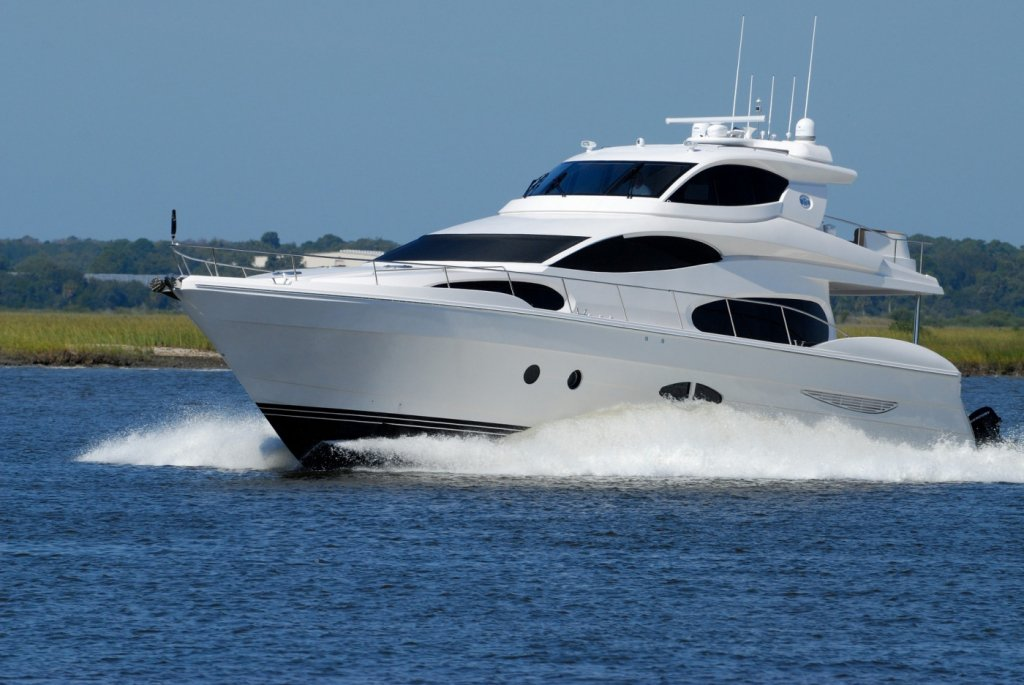
#> input picture Resources/boat.jpg, 1024 x 685 px
$ python chapter7.py
#> lines starting #> are read from the running program, lines starting #| are printed output that depends on the picture; after the words box and inside, x2 and y2 are one past the last pixel; in counts of white or black regions, pixels touching at a corner belong together
import cv2
import numpy as np


def empty(a):
    pass


def stackImages(scale, imgArray):
    rows = len(imgArray)
    cols = len(imgArray[0])
    rowsAvailable = isinstance(imgArray[0], list)
    width = imgArray[0][0].shape[1]
    height = imgArray[0][0].shape[0]
    if rowsAvailable:
        for x in range(0, rows):
            for y in range(0, cols):
                if imgArray[x][y].shape[:2] == imgArray[0][0].shape[:2]:
                    imgArray[x][y] = cv2.resize(imgArray[x][y], (0, 0), None, scale, scale)
                else:
                    imgArray[x][y] = cv2.resize(imgArray[x][y], (imgArray[0][0].shape[1], imgArray[0][0].shape[0]),
                                                None, scale, scale)
                if len(imgArray[x][y].shape) == 2: imgArray[x][y] = cv2.cvtColor(imgArray[x][y], cv2.COLOR_GRAY2BGR)
        imageBlank = np.zeros((height, width, 3), np.uint8)
        hor = [imageBlank] * rows
        hor_con = [imageBlank] * rows
        for x in range(0, rows):
            hor[x] = np.hstack(imgArray[x])
        ver = np.vstack(hor)
    else:
        for x in range(0, rows):
            if imgArray[x].shape[:2] == imgArray[0].shape[:2]:
                imgArray[x] = cv2.resize(imgArray[x], (0, 0), None, scale, scale)
            else:
                imgArray[x] = cv2.resize(imgArray[x], (imgArray[0].shape[1], imgArray[0].shape[0]), None, scale, scale)
            if len(imgArray[x].shape) == 2: imgArray[x] = cv2.cvtColor(imgArray[x], cv2.COLOR_GRAY2BGR)
        hor = np.hstack(imgArray)
        ver = hor
    return ver


path = 'Resources/boat.jpg'
cv2.namedWindow("TrackBars")  # Creates a trackbar window
cv2.resizeWindow("TrackBars", 640, 240)  # Resizes the TrackBar window
# Creates a TrackBar to manipulate the HSV image
cv2.createTrackbar("Hue Min", "TrackBars", 34, 179, empty)
cv2.createTrackbar("Hue Max", "TrackBars", 179, 179, empty)
cv2.createTrackbar("Sat Min", "TrackBars", 0, 255, empty)
cv2.createTrackbar("Sat Max", "TrackBars", 78, 255, empty)
cv2.createTrackbar("Val Min", "TrackBars", 103, 255, empty)
cv2.createTrackbar("Val Max", "TrackBars", 255, 255, empty)

while True:
    img = cv2.imread(path)
#> img is the input picture: shape (685, 1024, 3); mean B, G, R 144.3, 121.4, 96.5
    imgHSV = cv2.cvtColor(img, cv2.COLOR_BGR2HSV)  # It will convert the img in HSV
#> imgHSV: shape (685, 1024, 3); mean H, S, V 101.7, 98, 145.3
    # Assign the trackbars to numbers, so when we change the values, change the values inside the code too
    h_min = cv2.getTrackbarPos("Hue Min", "TrackBars")
    h_max = cv2.getTrackbarPos("Hue Max", "TrackBars")
    s_min = cv2.getTrackbarPos("Sat Min", "TrackBars")
    s_max = cv2.getTrackbarPos("Sat Max", "TrackBars")
    v_min = cv2.getTrackbarPos("Val Min", "TrackBars")
    v_max = cv2.getTrackbarPos("Val Max", "TrackBars")
    lower = np.array([h_min, s_min, v_min])  # Creates de lower array
    upper = np.array([h_max, s_max, v_max])
    print(h_min, h_max, s_min, s_max, v_min, v_max)  # Just to print the values for tests
    mask = cv2.inRange(imgHSV, lower, upper)  # Create a mask to the img HSV to focus on the parts you want of the img
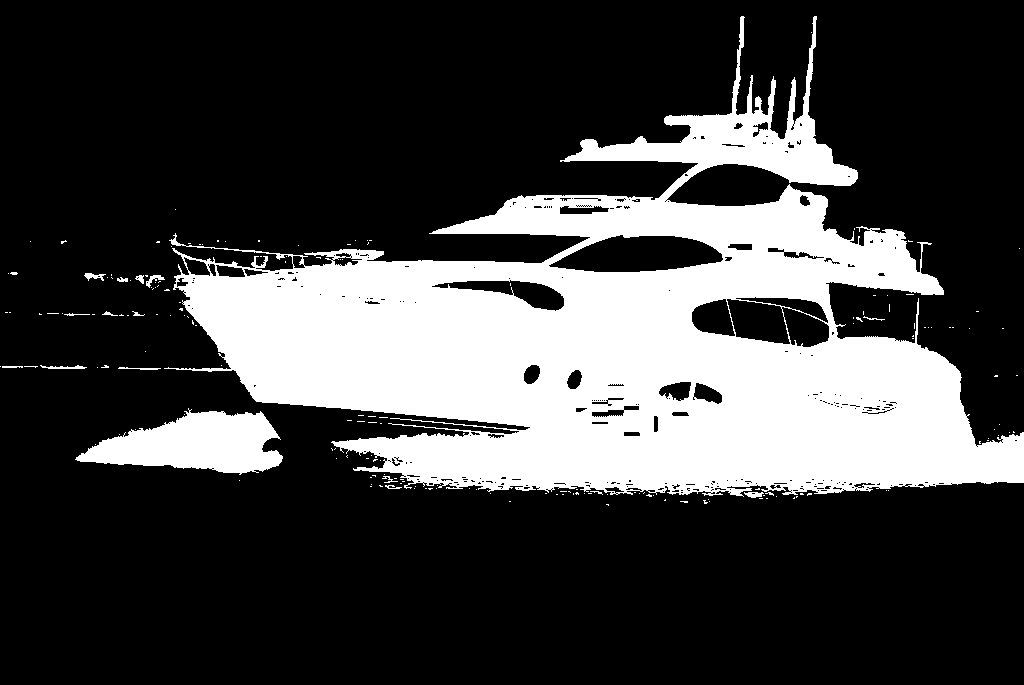
#> mask: shape (685, 1024); 25.5% white; 184 white regions (168 under 20 px), largest, box (x1, y1, x2, y2) and area: (164, 16, 1024, 497) 169347, (75, 408, 283, 475) 8355, (40, 365, 87, 369) 107
    imgResult = cv2.bitwise_and(img, img, mask=mask)
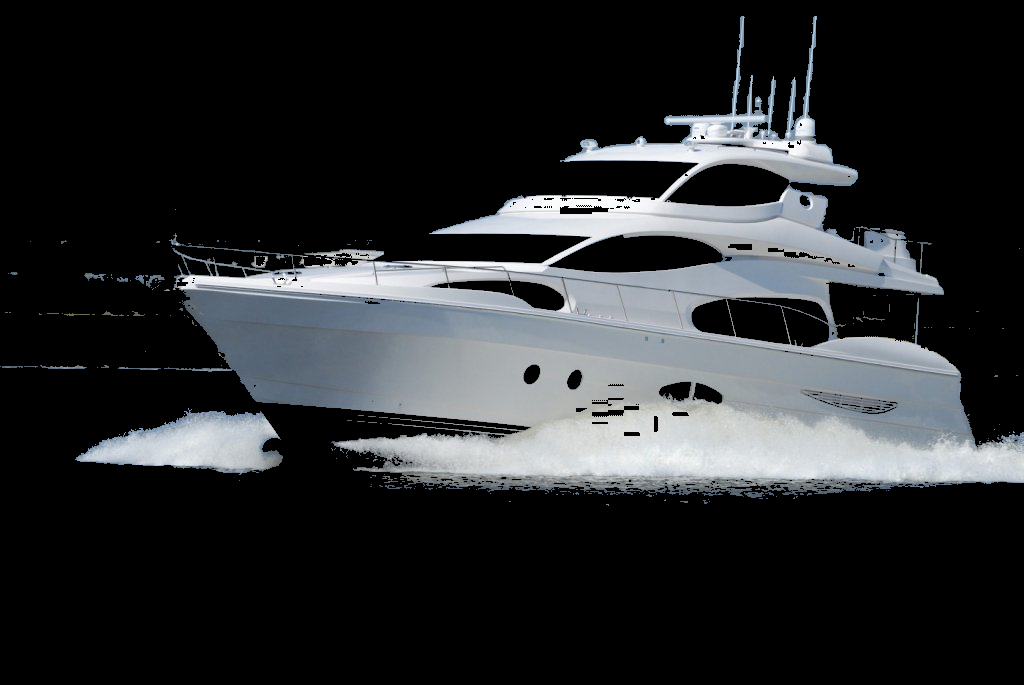
#> imgResult: shape (685, 1024, 3); mean B, G, R 45.6, 43.7, 41.7

    imgStack = stackImages(0.6, ([img, imgHSV], [mask, imgResult]))
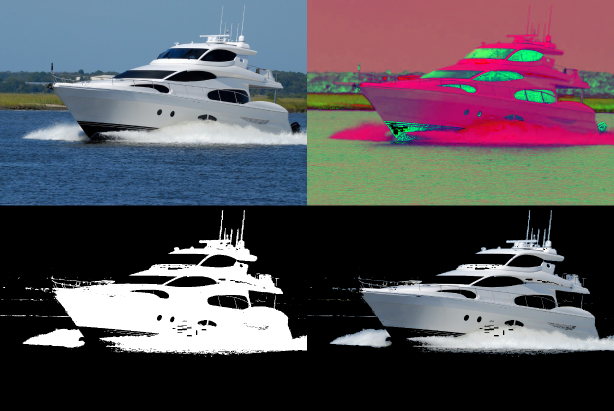
#> imgStack: shape (822, 1228, 3) (shown at 1/2 size); mean B, G, R 89.2, 82, 87.1
    cv2.imshow("Stack", imgStack)
    cv2.waitKey(1)
